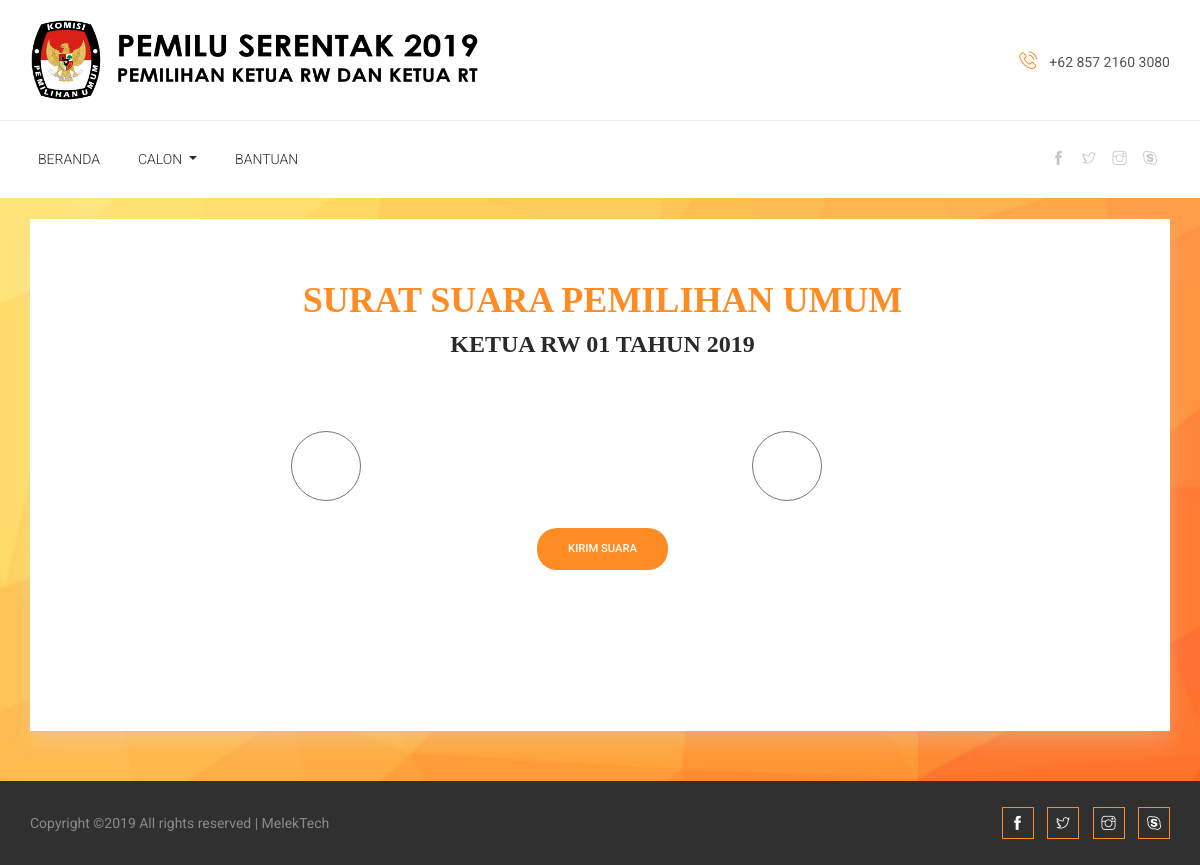
/module/pemilih/pemilihan_rw.php (signed in), run on an earlier commit of the app's database.
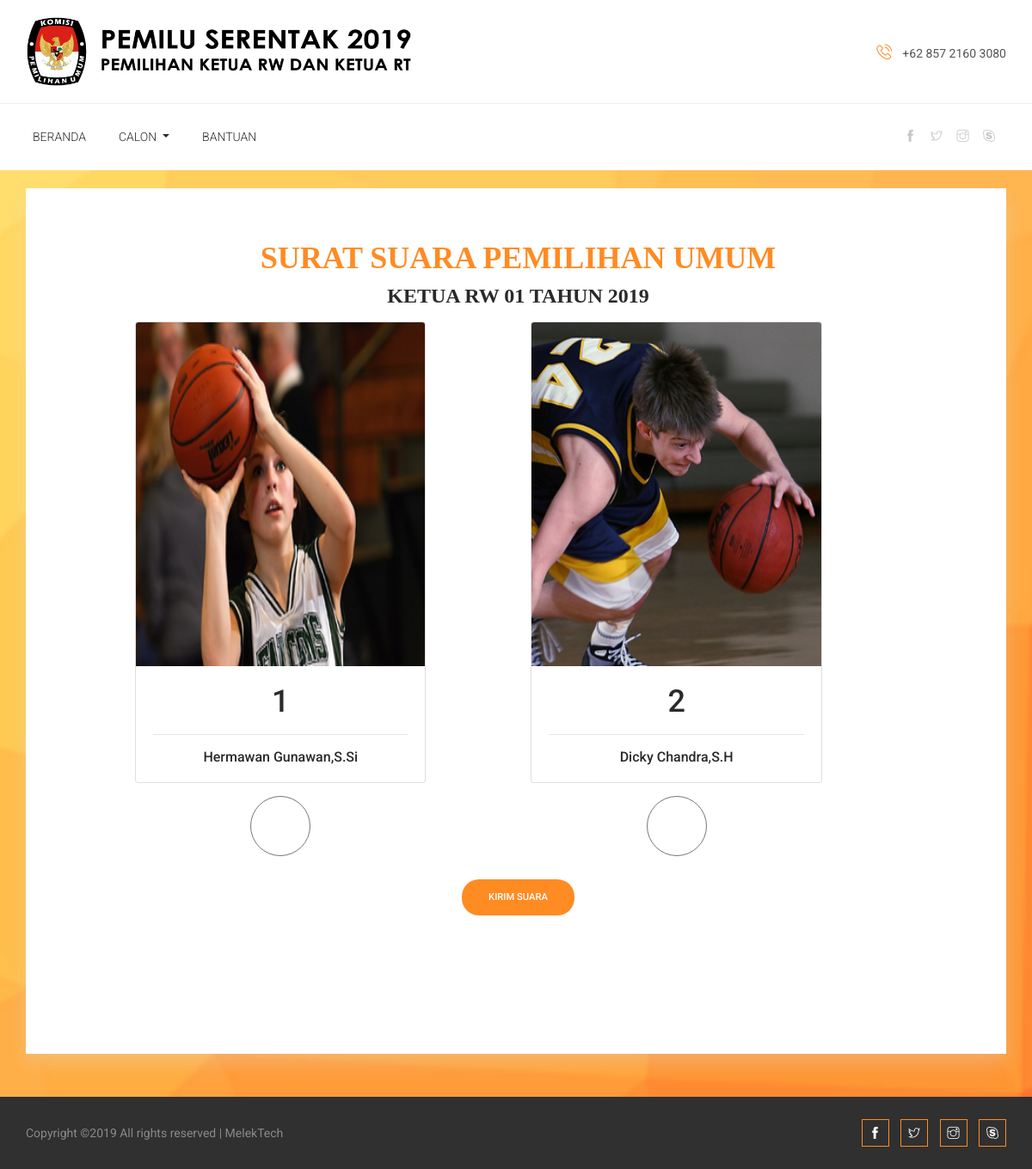
And on a later commit of the database.
### tables this page shows
CREATE TABLE `calon_rw` (
  `id_calonrw` int(10) NOT NULL,
  `nama` varchar(150) NOT NULL,
  `no_urut` int(10) NOT NULL,
  `alamat` varchar(150) NOT NULL,
  `visi` varchar(150) NOT NULL,
  `misi` varchar(150) NOT NULL,
  `foto` varchar(159) NOT NULL
);

### module/pemilih/pemilihan_rw.php (the view, shortened to what the changed rows need)
<!doctype html>
<html lang="en">
<head>
    <link rel="stylesheet" href="../../asset/css/bootstrap.min.css">
    <link rel="stylesheet" href="../../asset/css/animate.css">
    <link rel="stylesheet" href="../../asset/css/owl.carousel.min.css">
    <link rel="stylesheet" href="../../asset/css/themify-icons.css">
    <link rel="stylesheet" href="../../asset/css/flaticon.css">
    <link rel="stylesheet" href="../../asset/css/magnific-popup.css">
    <link rel="stylesheet" href="../../asset/css/nice-select.css">
    <link rel="stylesheet" href="../../asset/css/swiper.min.css">
    <link rel="stylesheet" href="../../asset/css/style.css">
</head>
<body>
    <?php
        include_once("../../config/koneksi.php");
    ?>
    <section class="breadcrumbpir breadcrumb_bg">
        <div class="container">
            <br>
            <div class="row">
                <div class="col-lg-12 mb-5 mb-lg-0">
                    <div class="blog_left_sidebar">
                        <article class="blog_item">
                            <div class="blog_details bg-white">
                                <center>
                                    <h1><b><font face="century gothic">SURAT SUARA PEMILIHAN UMUM</font></b></h1>
                                    <h2><font face="century gothic">KETUA RW 01 TAHUN 2019</font></h2>
                                    <div class="row">
                                        <br>
                                        <br>
                                        <?php
                                            $query = mysqli_query($koneksi,"SELECT * from calon_rw");
                                            while ($data = mysqli_fetch_assoc($query)) {
                                                $nama = $data['nama'];
                                                $no_urut = $data['no_urut'];
                                                $foto = $data['foto']; ?>
                                            <div class="col-md-4 offset-sm-1">
                                                <div class="card">
                                                    <img src="../../asset/img/<?php echo $foto; ?>" class="card-img-top" alt="gambar"  width="150px" height="400px">
                                                    <div class="card-body">
                                                        <h1 class="card-title"><?php echo $no_urut; ?></h1>
                                                        <hr>
                                                        <h5 class="card-text"><?php echo $nama; ?></h5>
                                                    </div>
                                                </div>
                                            </div>
                                        <?php } ?>
                                    </div>
                                </center>
                                <br>
                                <br>
                                <br>
                                <br>
                                <br>
                                <br>
                            </div>
                        </article>
                    </div>
                </div>
            </div>
        </div>
    </section>
</body>
</html>

What changed in the data, as far as the page shows it:
added calon_rw: foto (picture), no_urut "1", nama "Hermawan Gunawan,S.Si"
added calon_rw: foto (picture), no_urut "2", nama "Dicky Chandra,S.H"
